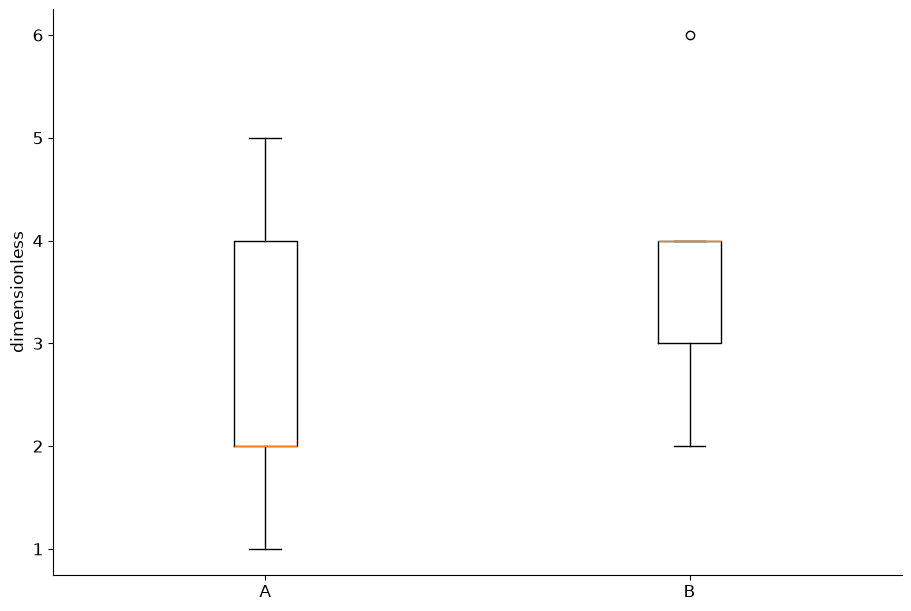

The Python source for this figure:
# Tuyan deterministic figure renderer v1; values are immutable source data.
import json
import math
import numpy as np
import matplotlib
matplotlib.use('Agg')
import matplotlib.pyplot as plt
from matplotlib.patches import Circle
from matplotlib.colors import ListedColormap, BoundaryNorm
d = json.loads("{\"type\":\"boxplot\",\"rows\":[{\"group\":\"A\",\"value\":1},{\"group\":\"A\",\"value\":2},{\"group\":\"A\",\"value\":2},{\"group\":\"A\",\"value\":4},{\"group\":\"A\",\"value\":5},{\"group\":\"B\",\"value\":2},{\"group\":\"B\",\"value\":3},{\"group\":\"B\",\"value\":4},{\"group\":\"B\",\"value\":4},{\"group\":\"B\",\"value\":6}],\"units\":{\"value\":\"dimensionless\",\"x\":\"dimensionless\",\"y\":\"dimensionless\",\"size\":\"dimensionless\",\"low\":\"dimensionless\",\"high\":\"dimensionless\",\"start\":\"dimensionless\",\"end\":\"dimensionless\",\"effect\":\"dimensionless\",\"p\":\"dimensionless\",\"mean\":\"dimensionless\",\"fpr\":\"dimensionless\",\"tpr\":\"dimensionless\",\"recall\":\"dimensionless\",\"precision\":\"dimensionless\",\"predicted\":\"dimensionless\",\"observed\":\"dimensionless\",\"count\":\"dimensionless\",\"a\":\"dimensionless\",\"b\":\"dimensionless\",\"se\":\"dimensionless\",\"u\":\"dimensionless\",\"v\":\"dimensionless\",\"time\":\"dimensionless\",\"event\":\"dimensionless\"},\"options\":{\"bandwidth\":0.5,\"bins\":5,\"nullValue\":0,\"initialValue\":0,\"levels\":[0.5,1,1.5]},\"analysis\":{\"method\":\"pca\",\"description\":\"Synthetic precomputed QA values; not a statistical analysis of research data.\",\"pKind\":\"p\"},\"variants\":[],\"pixels\":1024,\"plotStyle\":{\"width\":9,\"height\":6,\"fontSize\":12}}")
r, kind, opt = d['rows'], d['type'], d['options']
plt.rcParams.update({'font.size':d['plotStyle']['fontSize']})
fig, ax = plt.subplots(figsize=(d['plotStyle']['width'], d['plotStyle']['height']), layout='constrained')
fig.set_facecolor('white')
fig._tuyan_target_pixels = d['pixels']
colors = ['#487968','#c58b53','#647da6','#a77592','#a5a659']
labels = [str(row.get('label',i+1)) for i,row in enumerate(r)]
unit = d['units']
def col(name):
    return np.array([row[name] for row in r], dtype=float)
def grouped():
    names = list(dict.fromkeys([str(row.get('group','Data')) for row in r]))
    return names, [np.array([row['value'] for row in r if str(row.get('group','Data')) == name], dtype=float) for name in names]
def density(values):
    # User-specified positive bandwidth; no concealed automatic inference.
    bw=float(opt['bandwidth'])
    grid=np.linspace(float(min(values))-3*bw,float(max(values))+3*bw,256)
    z=(grid[:,None]-values[None,:])/bw
    return grid,np.exp(-0.5*z*z).mean(axis=1)/(bw*math.sqrt(2*math.pi))
if kind in ['bar','dotplot','lollipop','forest']:
    y=np.arange(len(r)); values=col('value')
    if kind=='bar':
        bars=ax.barh(y,values,color=colors[0]); assert np.allclose([b.get_width() for b in bars],values)
    elif kind=='lollipop':
        ax.hlines(y,0,values,color=colors[0]); ax.scatter(values,y,color=colors[0])
    elif kind=='forest':
        ax.errorbar(values,y,xerr=np.vstack([values-col('low'),col('high')-values]),fmt='o',color=colors[0],capsize=3)
        ax.axvline(float(opt['nullValue']),color='#969e96',linestyle='--')
    else: ax.scatter(values,y,color=colors[0])
    ax.set_yticks(y,labels);ax.invert_yaxis();ax.set_xlabel(unit['value'])
elif kind in ['dumbbell','gantt']:
    y=np.arange(len(r));start,end=col('start'),col('end')
    if kind=='gantt': ax.barh(y,end-start,left=start,color=colors[0])
    else:
        ax.hlines(y,start,end,color='#9da99e');ax.scatter(start,y,label=opt.get('startLabel','Start'),color=colors[0]);ax.scatter(end,y,label=opt.get('endLabel','End'),color=colors[1]);ax.legend()
    ax.set_yticks(y,labels);ax.invert_yaxis();ax.set_xlabel(unit['start'])
elif kind=='waterfall':
    values=col('value');start=float(opt['initialValue'])+np.r_[0,np.cumsum(values)[:-1]]
    ax.bar(np.arange(len(r)),values,bottom=start,color=[colors[0] if v>=0 else colors[1] for v in values]);ax.set_xticks(np.arange(len(r)),labels,rotation=30);ax.set_ylabel(unit['value']);ax.axhline(0,color='#adb3a9')
elif kind=='histogram':
    values=col('value');counts,edges=np.histogram(values,bins=opt['bins'])
    assert int(counts.sum())==len(values)
    artists=ax.bar(edges[:-1],counts,width=np.diff(edges),align='edge',color=colors[0],edgecolor='white')
    assert np.allclose([p.get_height() for p in artists],counts)
    ax.set_xlabel(unit['value']);ax.set_ylabel('Count')
elif kind=='stripplot':
    names,groups=grouped()
    for i,values in enumerate(groups):ax.scatter(np.full(len(values),i),values,color=colors[i%len(colors)],s=22,alpha=.7)
    ax.set_xticks(np.arange(len(names)),names);ax.set_ylabel(unit['value'])
elif kind in ['boxplot','violin','raincloud','density','ridgeline']:
    names,groups=grouped()
    if kind=='boxplot': ax.boxplot(groups,whis=1.5,showfliers=True);ax.set_xticks(np.arange(len(names))+1,names);ax.set_ylabel(unit['value'])
    elif kind=='violin':
        # bw_method is explicit to avoid a hidden bandwidth choice.
        ax.violinplot(groups,showmeans=False,showmedians=True,bw_method=float(opt['bandwidth']));ax.set_xticks(np.arange(len(names))+1,names);ax.set_ylabel(unit['value'])
    else:
        for i,values in enumerate(groups):
            grid,pdf=density(values); color=colors[i%len(colors)]
            if kind=='density': ax.plot(grid,pdf,color=color,label=names[i])
            else:
                base=float(i);scale=0.65/max(pdf) if max(pdf)>0 else 1
                ax.fill_between(grid,base,base+pdf*scale,color=color,alpha=0.45)
                if kind=='raincloud':
                    ax.scatter(values,np.full(len(values),base-0.15),color=color,s=15)
                    ax.boxplot([values],positions=[base-0.35],vert=False,widths=.15,whis=1.5,manage_ticks=False)
        ax.set_xlabel(unit['value'])
        if kind=='density':ax.set_ylabel('Density');ax.legend()
        else:ax.set_yticks(np.arange(len(names)),names)
elif kind=='ecdf':
    values=np.sort(col('value')); p=np.arange(1,len(values)+1)/len(values)
    line=ax.step(values,p,where='post',color=colors[0])[0];assert np.allclose(line.get_ydata(),p)
    ax.set_xlabel(unit['value']);ax.set_ylabel('Cumulative proportion');ax.set_ylim(0,1)
elif kind in ['line','area','scatter','bubble','ordination','ma_plot','volcano','roc','pr_curve','calibration','bland_altman','funnel_meta']:
    xname,yname='x','y'
    if kind=='ma_plot':xname,yname='mean','effect'
    if kind=='roc':xname,yname='fpr','tpr'
    if kind=='pr_curve':xname,yname='recall','precision'
    if kind=='calibration':xname,yname='predicted','observed'
    if kind=='funnel_meta':xname,yname='effect','se'
    if kind=='volcano':x=col('effect');y=-np.log10(col('p'));xlabel='Effect ('+unit['effect']+')';ylabel='-log10('+d['analysis']['pKind']+')'
    elif kind=='bland_altman':
        a,b=col('a'),col('b');x=(a+b)/2;y=a-b;bias=np.mean(y);sd=np.std(y,ddof=1)
        for line,label in [(bias,'Mean difference'),(bias-1.96*sd,'Lower agreement limit'),(bias+1.96*sd,'Upper agreement limit')]:ax.axhline(line,color='#9a9f96',linestyle='--',label=label)
        ax.legend(fontsize=8);xlabel='Mean ('+unit['a']+')';ylabel='A - B ('+unit['a']+')'
    else:x,y=col(xname),col(yname);xlabel=xname+' ('+unit[xname]+')';ylabel=yname+' ('+unit[yname]+')'
    if kind in ['line','area','roc','pr_curve','calibration']:
        order=np.lexsort((y,x)) if kind=='roc' else np.argsort(x,kind='stable');x,y=x[order],y[order]
        artist=ax.plot(x,y,color=colors[0],marker='o',markersize=3)[0];assert np.allclose(artist.get_ydata(),y)
        if kind=='area':ax.fill_between(x,0,y,color=colors[0],alpha=.25)
    else:
        artist=ax.scatter(x,y,s=col('size')*float(opt.get('areaScale',20)) if kind=='bubble' else 26,color=colors[0]);assert np.allclose(artist.get_offsets(),np.column_stack([x,y]))
    ax.set_xlabel(xlabel);ax.set_ylabel(ylabel)
    if kind=='bubble':
        handles,legend_labels=artist.legend_elements(prop='sizes',num=3,func=lambda size:size/float(opt.get('areaScale',20)))
        ax.legend(handles,legend_labels,title='Area ('+unit['size']+')',fontsize=8)
    if kind in ['roc','calibration']:ax.plot([0,1],[0,1],linestyle='--',color='#adb3a9');ax.set_xlim(0,1);ax.set_ylim(0,1)
    if kind=='pr_curve':ax.set_xlim(0,1);ax.set_ylim(0,1)
    if kind=='funnel_meta':ax.invert_yaxis()
    if kind=='ordination':ax.text(.01,1.02,d['analysis']['method'].upper(),transform=ax.transAxes,fontsize=10)
elif kind in ['heatmap','adjacency_matrix','correlation_matrix','confusion_matrix','bubble_matrix','binary_matrix']:
    names_y=list(dict.fromkeys([str(row['row']) for row in r]));names_x=list(dict.fromkeys([str(row['column']) for row in r]))
    matrix=np.full((len(names_y),len(names_x)),np.nan)
    for row in r:matrix[names_y.index(str(row['row'])),names_x.index(str(row['column']))]=row['value']
    if kind=='bubble_matrix':
        for row in r:ax.scatter(names_x.index(str(row['column'])),names_y.index(str(row['row'])),s=row['value']*float(opt.get('areaScale',25)),color=colors[0])
        ax.invert_yaxis()
    elif kind=='binary_matrix':
        cmap=ListedColormap(['#f1f3ed','#487968']);cmap.set_bad('#b7b9b2')
        img=ax.pcolormesh(np.arange(len(names_x)+1)-.5,np.arange(len(names_y)+1)-.5,matrix,cmap=cmap,norm=BoundaryNorm([-.5,.5,1.5],2),shading='flat');ax.invert_yaxis();fig.colorbar(img,ax=ax,ticks=[0,1],label='0 absent / 1 present; grey missing')
        assert np.allclose(img.get_array(),matrix,equal_nan=True)
    else:
        img=ax.pcolormesh(np.arange(len(names_x)+1)-.5,np.arange(len(names_y)+1)-.5,matrix,cmap='RdBu_r' if kind=='correlation_matrix' else 'viridis',vmin=-1 if kind=='correlation_matrix' else None,vmax=1 if kind=='correlation_matrix' else None,shading='flat');ax.invert_yaxis();fig.colorbar(img,ax=ax,label=unit['value'])
        assert np.allclose(img.get_array(),matrix,equal_nan=True)
    ax.set_xticks(np.arange(len(names_x)),names_x,rotation=40,ha='right');ax.set_yticks(np.arange(len(names_y)),names_y)
    if kind=='confusion_matrix':ax.set_xlabel('Predicted class');ax.set_ylabel('True class')
elif kind=='pie':
    values=col('value');wedges,_=ax.pie(values,labels=labels,colors=colors,normalize=True)
    assert np.allclose([(w.theta2-w.theta1)/360 for w in wedges],values/sum(values),atol=1e-6)
elif kind=='rose':
    fig.delaxes(ax);ax=fig.add_subplot(111,projection='polar');values=col('value');theta=np.arange(len(r))*2*np.pi/len(r)
    ax.bar(theta,np.sqrt(values),width=2*np.pi/len(r),color=colors[0],edgecolor='white');ax.set_xticks(theta,labels);ax.set_ylabel('Radius = sqrt(value)')
elif kind in ['gene_track','protein_domain']:
    start,end=col('start'),col('end');ax.barh(np.arange(len(r)),end-start,left=start,color=colors[0]);ax.set_yticks(np.arange(len(r)),labels);ax.set_xlabel(unit['start']);ax.invert_yaxis()
elif kind=='vector_field':
    artist=ax.quiver(col('x'),col('y'),col('u'),col('v'),angles='xy',scale_units='xy',scale=1,color=colors[0]);ax.set_xlabel(unit['x']);ax.set_ylabel(unit['y']);ax.set_aspect('equal')
elif kind=='contour':
    xs=np.unique(col('x'));ys=np.unique(col('y'));z=np.full((len(ys),len(xs)),np.nan)
    for row in r:z[list(ys).index(row['y']),list(xs).index(row['x'])]=row['value']
    cs=ax.contour(xs,ys,z,levels=opt['levels'])
    for label in ax.clabel(cs,inline=False,fontsize=8):label.set_bbox({'facecolor':'white','edgecolor':'none','pad':1})
    ax.set_xlabel(unit['x']);ax.set_ylabel(unit['y'])
elif kind=='kaplan_meier':
    names=list(dict.fromkeys([str(row.get('group','Data')) for row in r]))
    for i,name in enumerate(names):
        data=[row for row in r if str(row.get('group','Data'))==name];times=sorted(set(row['time'] for row in data));xs=[0.];ys=[1.];s=1.
        for t in times:
            risk=sum(row['time']>=t for row in data);events=sum(row['time']==t and row['event']==1 for row in data)
            s=s*(1-events/risk);xs.append(t);ys.append(s)
            cens=sum(row['time']==t and row['event']==0 for row in data)
            if cens:ax.plot(t,s,marker='+',color=colors[i%len(colors)])
        ax.step(xs,ys,where='post',label=name,color=colors[i%len(colors)])
    ax.set_ylim(0,1.03);ax.set_ylabel('Survival probability (no CI estimated)');ax.set_xlabel(unit['time']);ax.legend()
elif kind in ['venn','upset']:
    names=[row['set'] for row in r];sets=[set(row['members']) for row in r];members=set().union(*sets);counts={}
    for item in members:
        mask=tuple(item in s for s in sets);counts[mask]=counts.get(mask,0)+1
    if kind=='venn':
        for x,color,name in [(0.4,colors[0],names[0]),(.65,colors[1],names[1])]:ax.add_patch(Circle((x,.5),.23,facecolor=color,alpha=.25));ax.text(x,.78,name,ha='center')
        for x,key in [(.29,(True,False)),(.525,(True,True)),(.76,(False,True))]:ax.text(x,.5,str(counts.get(key,0)),ha='center')
        ax.set_xlim(0,1.05);ax.set_ylim(0,1);ax.set_aspect('equal');ax.axis('off');ax.text(.5,.1,'Areas are schematic; labels show exact counts',ha='center',fontsize=8)
    else:
        masks=sorted(counts,key=lambda m:(-counts[m],m));ax.bar(np.arange(len(masks)),[counts[m] for m in masks],color=colors[0]);ax.set_xticks(np.arange(len(masks)),[' & '.join(names[i] for i,v in enumerate(m) if v) for m in masks],rotation=35,ha='right');ax.set_ylabel('Exclusive intersection size')
        # Membership matrix below bars is necessary to distinguish UpSet from a bar chart.
        matrix_ax=ax.inset_axes([0,-.48,1,.27]);matrix_ax.set_xlim(-.5,len(masks)-.5)
        for j,m in enumerate(masks):
            ys=[i for i,v in enumerate(m) if v];matrix_ax.plot([j]*len(ys),ys,color=colors[0]);matrix_ax.scatter([j]*len(names),np.arange(len(names)),color=[colors[0] if v else '#dde1d8' for v in m])
        matrix_ax.set_yticks(np.arange(len(names)),names);matrix_ax.set_xticks([]);matrix_ax.invert_yaxis()

checks={}
computed={}
def audit(name,actual,expected,atol=1e-8):
    a=np.asarray(actual,dtype=float);e=np.asarray(expected,dtype=float)
    assert a.shape==e.shape and np.allclose(a,e,rtol=1e-7,atol=atol,equal_nan=True), 'Numeric artist mismatch: '+name
    mask=np.isfinite(a)&np.isfinite(e)
    error=float(np.max(np.abs(a[mask]-e[mask]))) if np.any(mask) else 0.
    checks[name]={'count':int(a.size),'absoluteError':error,'passed':True}
if kind=='bar':audit('bar_widths',[p.get_width() for p in ax.patches],col('value'))
elif kind in ['dotplot','lollipop']:audit('point_values',ax.collections[-1].get_offsets()[:,0],col('value'))
elif kind=='forest':
    audit('point_estimates',ax.lines[0].get_xdata(),col('value'))
    audit('intervals',np.array(ax.collections[0].get_segments())[:,:,0],np.column_stack([col('low'),col('high')]))
elif kind=='dumbbell':
    audit('start_points',ax.collections[1].get_offsets()[:,0],col('start'));audit('end_points',ax.collections[2].get_offsets()[:,0],col('end'))
elif kind=='gantt':
    audit('interval_start',[p.get_x() for p in ax.patches],col('start'));audit('interval_width',[p.get_width() for p in ax.patches],col('end')-col('start'))
elif kind=='waterfall':
    audit('increments',[p.get_height() for p in ax.patches],col('value'));audit('cumulative_baselines',[p.get_y() for p in ax.patches],float(opt['initialValue'])+np.r_[0,np.cumsum(col('value'))[:-1]])
    computed['cumulativeValues']=(float(opt['initialValue'])+np.cumsum(col('value'))).tolist()
elif kind=='histogram':
    audit('bin_heights',[p.get_height() for p in ax.patches],counts);audit('total_count',[sum(p.get_height() for p in ax.patches)],[len(r)]);computed['binEdges']=edges.tolist();computed['binCounts']=counts.tolist()
elif kind=='stripplot':
    for i,values in enumerate(groups):audit('observations_'+str(i),ax.collections[i].get_offsets()[:,1],values)
elif kind=='boxplot':
    for i,values in enumerate(groups):audit('median_'+str(i),ax.lines[i*7+5].get_ydata(),[np.median(values)]*2)
elif kind=='violin':
    medians=ax.collections[-1].get_segments();audit('medians',[x[0,1] for x in medians],[np.median(v) for v in groups])
elif kind in ['density','ridgeline','raincloud']:
    computed['bandwidth']=float(opt['bandwidth']);computed['groupSizes']=[len(v) for v in groups]
    for i,values in enumerate(groups):
        grid,pdf=density(values)
        if kind=='density':audit('density_'+str(i),ax.lines[i].get_ydata(),pdf)
        else:
            top=np.column_stack([grid,i+pdf*(.65/max(pdf))]);bottom=np.column_stack([grid,np.full(len(grid),i)])
            expected=np.vstack([top[0],bottom,top[-1],top[::-1],top[0]])
            audit('density_polygon_'+str(i),ax.collections[i*(2 if kind=='raincloud' else 1)].get_paths()[0].vertices,expected)
        if kind=='raincloud':audit('observations_'+str(i),ax.collections[i*2+1].get_offsets()[:,0],values)
elif kind=='ecdf':
    audit('ecdf_sorted_values',ax.lines[0].get_xdata(),np.sort(col('value')));audit('ecdf_probability',ax.lines[0].get_ydata(),np.arange(1,len(r)+1)/len(r))
elif kind in ['line','area','roc','pr_curve','calibration']:audit('plotted_xy',np.column_stack([artist.get_xdata(),artist.get_ydata()]),np.column_stack([x,y]))
elif kind in ['scatter','bubble','ordination','ma_plot','volcano','bland_altman','funnel_meta']:
    audit('point_coordinates',artist.get_offsets(),np.column_stack([x,y]))
    if kind=='bubble':audit('marker_area',artist.get_sizes(),col('size')*float(opt.get('areaScale',20)))
    if kind=='volcano':computed['negativeLog10P']=y.tolist()
    if kind=='bland_altman':
        audit('agreement_limits',[ln.get_ydata()[0] for ln in ax.lines[:3]],[bias,bias-1.96*sd,bias+1.96*sd]);computed.update({'meanDifference':float(bias),'sampleSdDifference':float(sd),'limits':[float(bias-1.96*sd),float(bias+1.96*sd)]})
elif kind in ['heatmap','adjacency_matrix','correlation_matrix','confusion_matrix','binary_matrix']:audit('matrix_cells',img.get_array(),matrix);computed['missingCells']=int(np.isnan(matrix).sum())
elif kind=='bubble_matrix':audit('marker_areas',[c.get_sizes()[0] for c in ax.collections],col('value')*float(opt.get('areaScale',25)))
elif kind=='pie':audit('angular_proportions',[(w.theta2-w.theta1)/360 for w in wedges],col('value')/sum(col('value')),1e-6)
elif kind=='rose':audit('area_proportions',[p.get_height()**2 for p in ax.patches],col('value'))
elif kind=='vector_field':audit('vectors',np.column_stack([artist.U,artist.V]),np.column_stack([col('u'),col('v')]))
elif kind=='contour':
    audit('contour_levels',cs.levels,opt['levels'])
    for level,path in zip(cs.levels,cs.get_paths()):
        points=path.vertices
        if len(points)==0:continue
        assert np.all(points[:,0]>=xs[0]) and np.all(points[:,0]<=xs[-1]) and np.all(points[:,1]>=ys[0]) and np.all(points[:,1]<=ys[-1]), 'Contour outside data grid'
        ix=np.clip(np.searchsorted(xs,points[:,0],side='right')-1,0,len(xs)-2);iy=np.clip(np.searchsorted(ys,points[:,1],side='right')-1,0,len(ys)-2)
        tx=(points[:,0]-xs[ix])/(xs[ix+1]-xs[ix]);ty=(points[:,1]-ys[iy])/(ys[iy+1]-ys[iy])
        interpolated=(1-tx)*(1-ty)*z[iy,ix]+tx*(1-ty)*z[iy,ix+1]+(1-tx)*ty*z[iy+1,ix]+tx*ty*z[iy+1,ix+1]
        audit('contour_vertices_'+str(float(level)),interpolated,np.full(len(points),level))
    computed['gridShape']=list(z.shape)
elif kind=='kaplan_meier':
    survival_lines=[ln for ln in ax.lines if ln.get_drawstyle()=='steps-post']
    for i,name in enumerate(names):
        data=[row for row in r if str(row.get('group','Data'))==name];prob=1.;expected=[1.]
        for t in sorted(set(row['time'] for row in data)):
            prob*=1-sum(row['time']==t and row['event']==1 for row in data)/sum(row['time']>=t for row in data);expected.append(prob)
        audit('survival_'+str(i),survival_lines[i].get_ydata(),expected)
        computed[name]={'survival':expected}
elif kind=='venn':audit('intersection_labels',[float(t.get_text()) for t in ax.texts[2:5]],[counts.get((True,False),0),counts.get((True,True),0),counts.get((False,True),0)])
elif kind=='upset':audit('exclusive_intersections',[p.get_height() for p in ax.patches],[counts[m] for m in masks]);audit('union_size',[sum(p.get_height() for p in ax.patches)],[len(members)])
assert checks, 'Missing numeric audit for '+kind
fig._tuyan_validation={'typeId':kind,'checks':checks,'computations':computed,'analysis':d['analysis'],'suppliedFields':list(r[0]),'dataSourcePolicy':'User supplied values; artist checks do not establish source authenticity or study validity.'}

for collection in fig.findobj(matplotlib.collections.Collection):collection.set_rasterized(False)
for spine in ['top','right']:
    if spine in ax.spines: ax.spines[spine].set_visible(False)
